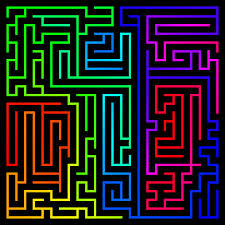
#> input picture example_maze.jpg, 225 x 225 px
$ python Q5.py
#> lines starting #> are read from the running program, lines starting #| are printed output that depends on the picture
import cv2
import numpy as np
import matplotlib.pyplot as plt
import os


def load_image(image_path):
#> called with image_path = 'example_maze.jpg'
    if not os.path.exists(image_path):
        print(f"File not found: {image_path}")
        return None
    image = cv2.imread(image_path)
#> image is the input picture: shape (225, 225, 3); mean B, G, R 33.6, 32, 32.8
    if image is None:
        print(f"Failed to load image: {image_path}")
    return image


def resize_image(image, scale_percent):
#> called with scale_percent = 350
    width = int(image.shape[1] * scale_percent / 100)
#> width = 787
    height = int(image.shape[0] * scale_percent / 100)
#> height = 787
    dim = (width, height)
#> dim = (787, 787)
    resized = cv2.resize(image, dim, interpolation=cv2.INTER_AREA)
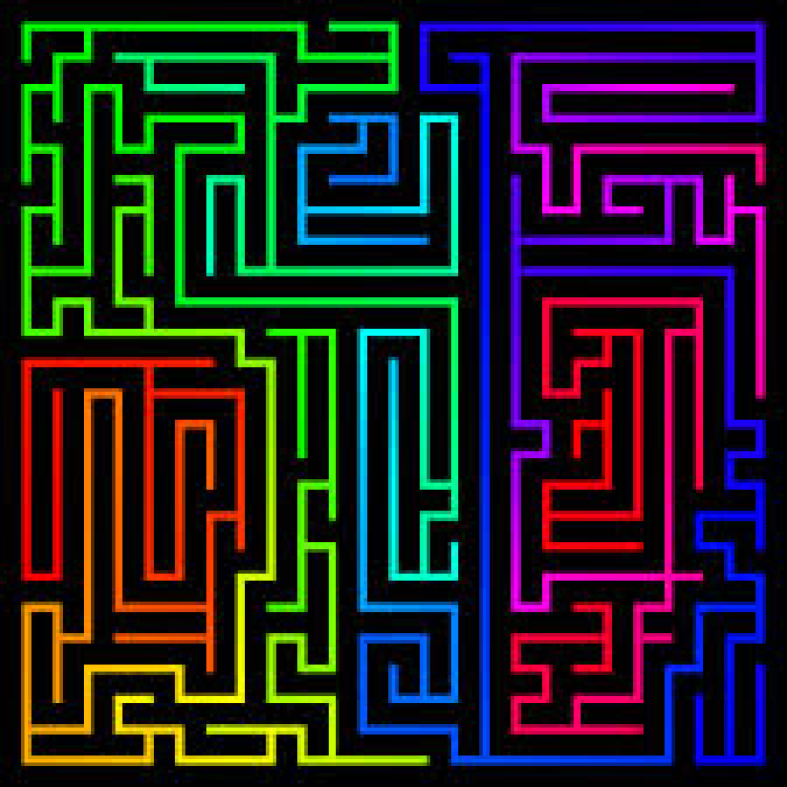
#> resized: shape (787, 787, 3); mean B, G, R 33.6, 32, 32.8
    return resized


def rotate_image(image, angle):
#> called with angle = 45
    (h, w) = image.shape[:2]
#> h = 225; w = 225
    center = (w // 2, h // 2)
#> center = (112, 112)
    M = cv2.getRotationMatrix2D(center, angle, 1.0)
    rotated = cv2.warpAffine(image, M, (w, h))
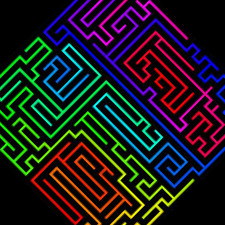
#> rotated: shape (225, 225, 3); mean B, G, R 28.4, 27.3, 28.5
    return rotated


def display_results(original, resized, rotated, scale_percent, angle):
#> called with scale_percent = 350, angle = 45
    plt.figure(figsize=(18, 6))

    plt.subplot(1, 3, 1)
    plt.imshow(cv2.cvtColor(original, cv2.COLOR_BGR2RGB))
    plt.title('Original Image')
    plt.axis('off')

    plt.subplot(1, 3, 2)
    resized_height, resized_width = resized.shape[:2]
#> resized_height = 787; resized_width = 787
    plt.imshow(cv2.cvtColor(resized, cv2.COLOR_BGR2RGB))
    plt.title(f'Resized Image\nScale: {scale_percent}%\nSize: {resized_width}x{resized_height}')
    plt.axis('off')

    plt.subplot(1, 3, 3)
    rotated_height, rotated_width = rotated.shape[:2]
#> rotated_height = 225; rotated_width = 225
    plt.imshow(cv2.cvtColor(rotated, cv2.COLOR_BGR2RGB))
    plt.title(f'Rotated Image\nAngle: {angle}°\nSize: {rotated_width}x{rotated_height}')
    plt.axis('off')

    plt.show()
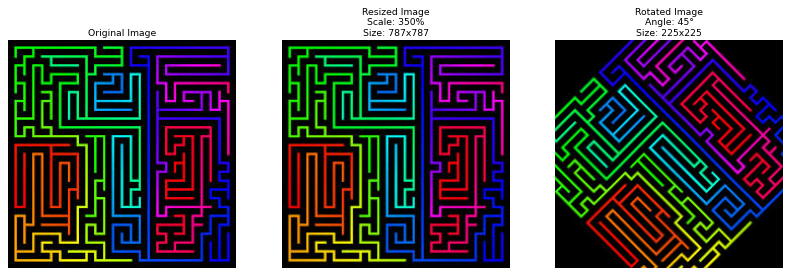
#> figure drawn by matplotlib, 3 panels


def scale_and_rotate_workflow(image_path, scale_percent, angle):
    # טעינת התמונה
    image = load_image(image_path)
    if image is None:
        return

    # ביצוע שינויי קנה מידה
    resized_image = resize_image(image, scale_percent)

    # ביצוע סיבוב תמונה
    rotated_image = rotate_image(image, angle)

    # הצגת התוצאות
    display_results(image, resized_image, rotated_image, scale_percent, angle)


if __name__ == '__main__':
    image_path = 'example_maze.jpg'
    scale_percent = 350
    angle = 45
    scale_and_rotate_workflow(image_path, scale_percent, angle)
